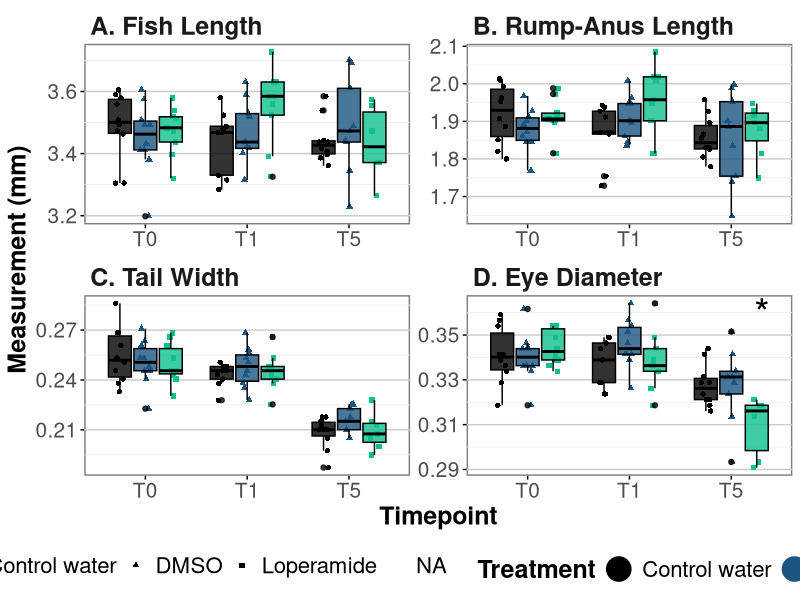
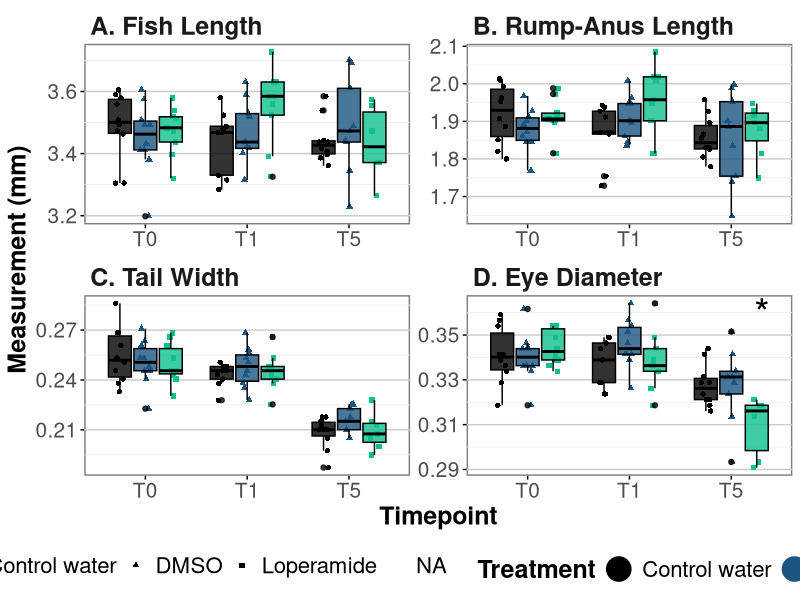

Reproduce these figures in R, in order.
## ---- chunk 1
library(tidyverse)
library(scales)
library(ggpubr)

# set global theme
theme_set(theme_minimal()+
             theme(panel.grid.major.y = element_line(color="grey80"), 
                   strip.text=element_text(size=16),
                   plot.title = element_text(size=20, hjust=0),
                   strip.background = element_rect(color="transparent"),
                   plot.caption = element_text(size=10),
                   panel.grid.major.x = element_blank(),legend.position="top",
                   plot.background = element_rect(fill="transparent", color="transparent"),
                   axis.ticks = element_line(inherit.blank = FALSE),
                   panel.background = element_rect(color="grey50", size=2), 
                   legend.title = element_text(size=18),
                   axis.text = element_text(size=15), axis.title = element_text(size=18),
                   legend.text = element_text(size=16)))

# set global options for code output
knitr::opts_chunk$set(echo=TRUE, warning=FALSE,message=FALSE)

## ---- chunk 2

data <- readxl::read_xlsx("Data ZH1902_240322.xlsx")

## ---- chunk 3

data %>% pivot_longer(Length_mm:EyeDiameter_mm) %>% 
   mutate(Parameter=factor(name, levels=c("Length_mm", "RumpAnusLength_mm", "TailWidth_mm", "EyeDiameter_mm"),
                           labels=c("A. Fish Length", "B. Rump-Anus Length", "C. Tail Width", "D. Eye Diameter")),
          Timepoint_Day=factor(Timepoint_Day, levels=c("24h","48h","6d"),
                               labels=c("T0","T1","T5"))) %>% 
   compare_means(data=., value~Treatment, 
                 group.by = c("Parameter","Timepoint_Day")) -> statsbydayGrowth

sigstatsbydayGrowth <- statsbydayGrowth %>% filter(p.format<0.05 & group1=="DMSO")
sigstatsbydayGrowth

## ---- chunk 4

data %>% pivot_longer(Length_mm:EyeDiameter_mm) %>% 
   mutate(Parameter=factor(name, levels=c("Length_mm", "RumpAnusLength_mm", "TailWidth_mm", "EyeDiameter_mm"),
                           labels=c("A. Fish Length", "B. Rump-Anus Length", "C. Tail Width", "D. Eye Diameter")),
          Timepoint_Day=factor(Timepoint_Day, levels=c("24h","48h","6d"),
                               labels=c("T0","T1","T5"))) %>% 
   ggplot(aes(x=Timepoint_Day, y=value, fill=Treatment,color=Treatment, shape=Treatment))+
   geom_point(position=position_jitterdodge(jitter.width = 0.1,jitter.height = 0))+
   geom_boxplot(alpha=0.8, color="black", show.legend = FALSE)+
   geom_text(data=sigstatsbydayGrowth, aes(label="*", y=0.36, color=NA, shape=NA, x=Timepoint_Day), 
             size=10, color="black", nudge_x = 0.3, show.legend=FALSE, inherit.aes = FALSE)+
   facet_wrap(.~Parameter, scales="free")+
   scale_fill_manual(values=c('#000000', '#1c5580', '#0fc08e'))+
   scale_color_manual(values=c('#000000', '#1c5580', '#0fc08e'))+
   labs(y="Measurement (mm)", x="Timepoint")+
   theme(legend.position = "bottom", title = element_text(size=18, face="bold"),
         strip.text = element_text(size=18, face="bold", hjust=0),
         legend.background = element_blank(),
         plot.background = element_blank(),
         strip.background = element_blank(),
         panel.background = element_rect(size=1, fill="white", color="grey50"))+
   guides(fill=guide_legend(override.aes = list(size=8)))

ggsave("FigureS6_fishgrowth_loperamide.png", bg="transparent", width=10)

## ---- chunk 5

sessionInfo()

